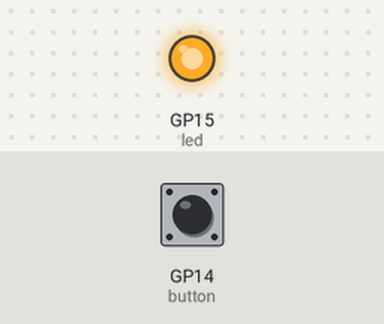
The program below on a simulated Raspberry Pi Pico running MicroPython. Shown: output pins drawn as LEDs (lit = HIGH). Wiring (from the project's diagram.json): green button on GP14. Inputs (shaded band) come from the test bench; at power-on: GP14 (button) HIGH.

Above: at 1.2 s.
1.3 s: GP14 (button) pulled LOW for 2.35 s
At 2.6 s:
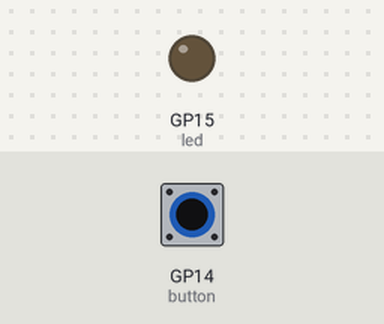
Timing chart, 0 to 5.2 s (numbered marks = the images above; inputs shaded):
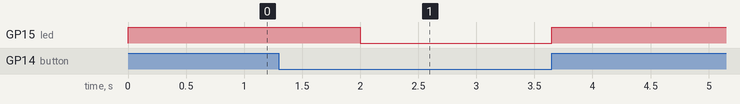

Measured:
- after the input at 1.3 s, GP15 (led): HIGH → LOW after 0.70 s, → HIGH 1.6 s later

The program:

main.py
```python
# Bibliotecas para pinos e tempo
# Bibliotecas para pinos e tempo
import machine
import utime

# Declarar button como entrada e ativar pull-up
button = machine.Pin(14, machine.Pin.IN, machine.Pin.PULL_UP)
# Declaração led e configuração como saída
led = machine.Pin(15, machine.Pin.OUT)

# Enquanto for verdadeiro (loop infinito)
while True:
    # Se valor de button for 0
    if button.value() == 1:
        # Envia 1 para led
        led.value(1)
        # Aguarda 2s
        utime.sleep(2)
    else:
        # Desliga LED
        led.value(0)
```
